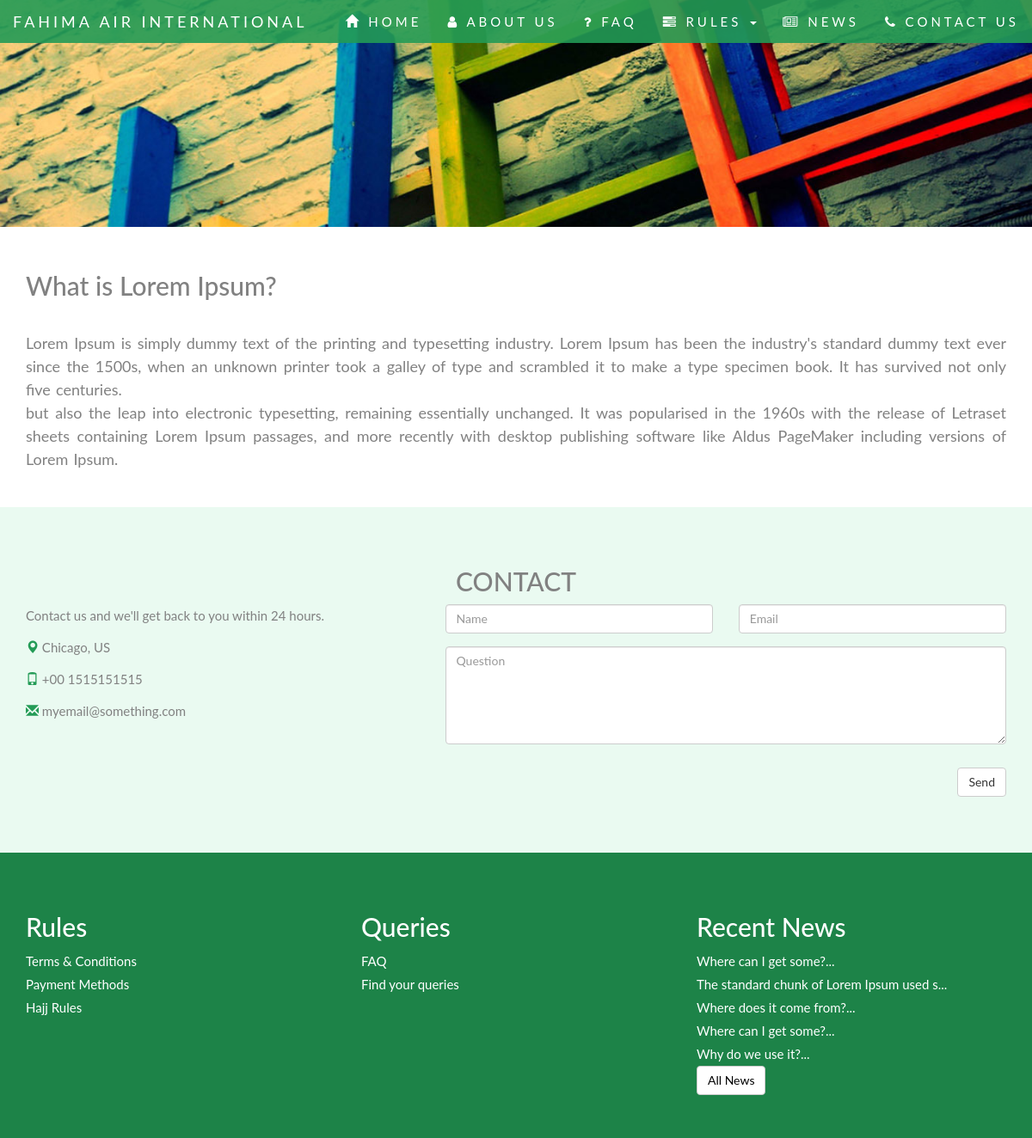
Screenshot of /fullNews.php?newsId=10 with the database file from the repository.
### tables this page shows
CREATE TABLE `recent_news` (
  `id` int(11) NOT NULL,
  `heading` text,
  `body` text
);

### public_html/fullNews.php (the view, shortened to what this page needs)
<?php include_once("dbConnector.php"); ?>
<?php
	$SelectNews = "SELECT id,heading,body FROM recent_news WHERE id={$_GET['newsId']}";
	$ResultNews = mysqli_query($connection,$SelectNews);
	$RowNews = mysqli_fetch_assoc($ResultNews);
?>
<!doctype html>
<html>
<head>
<link rel="stylesheet" href="https://maxcdn.bootstrapcdn.com/bootstrap/3.3.7/css/bootstrap.min.css">
<link rel="stylesheet" href="https://cdnjs.cloudflare.com/ajax/libs/font-awesome/4.7.0/css/font-awesome.min.css">
<link type="text/css" rel="stylesheet" href="css/header.css">
<link type="text/css" rel="stylesheet" href="css/footer.css">
</head>
<body>
<?php include_once("header.php"); ?>
<div class="content">
	<div class="container text-justify">
    	<h2><?php echo $RowNews['heading']; ?></h2><br/>
        <p class="news-body text-justify"><?php echo nl2br($RowNews['body']); ?></p>
    </div>
</div>
<?php include_once("contact.php"); ?>
<?php include_once("footer.php"); ?>
</body>
</html>

### public_html/footer.php
<?php
	$SelectNews5 = "SELECT id,heading FROM recent_news ORDER BY id DESC LIMIT 5";
	$ResultNews5 = mysqli_query($connection,$SelectNews5);
?>
<div class="footer" id="newsId">
    <div class="container">
        <div class="row">
            <div class="col-md-4">
                <h2>Rules</h2>
                <a href="terms&Conditions.php">Terms & Conditions</a><br/>
                <a href="paymentMethods.php">Payment Methods</a><br/>
                <a href="hajjRules.php">Hajj Rules</a><br/>
            </div>
            <div class="col-md-4">
                <h2>Queries</h2>
                <a href="faq.php">FAQ</a><br/>
                <a href="#contactId">Find your queries</a><br/>
            </div>
            <div class="col-md-4">
                <h2>Recent News</h2>
                <?php while($RowNews5 = mysqli_fetch_assoc($ResultNews5)) { ?>
                <a href="fullNews.php?newsId=<?php echo $RowNews5['id']; ?>"><?php echo substr($RowNews5["heading"],0,40) . "..."; ?></a> <br/>
                <?php } ?>
                <a style="color:black;" class="btn btn-default" href="newsList.php">All News</a>
            </div>
        </div>
    </div>
</div>

### public_html/css/header.css (style rules this page uses)
body { font: 400 15px Lato, sans-serif; line-height: 1.8; color: #818181; }

### public_html/css/footer.css (style rules this page uses)
.footer { background-color:#1D8348; padding:50px 0px; color:white; }
.footer a { color:#fff; }

### public_html/fullNews.php (style rules this page uses)
.content { padding:32px 0px; }
.news-body { line-height:1.5; font-size:18px; word-spacing:1.5px; }

### rows the page displays
recent_news: heading "What is Lorem Ipsum?", body "Lorem Ipsum is simply dummy text of the printing and typesetting industry. Lorem Ipsum has been the industry's standard dummy text ever since the 1500s, when an unknown printer took a galley of type and scrambled it to make a type specimen book. It has survived not only five centuries. but also the leap into electronic typesetting, remaining essentially unchanged. It was popularised in the 1960s with the release of Letraset sheets containing Lorem Ipsum passages, and more recently with desktop publishing software like Aldus PageMaker including versions of Lorem Ipsum."
recent_news: heading "Where can I get some?"
recent_news: heading "The standard chunk of Lorem Ipsum used s"
recent_news: heading "Where does it come from?"
recent_news: heading "Where can I get some?"
recent_news: heading "Why do we use it?"
